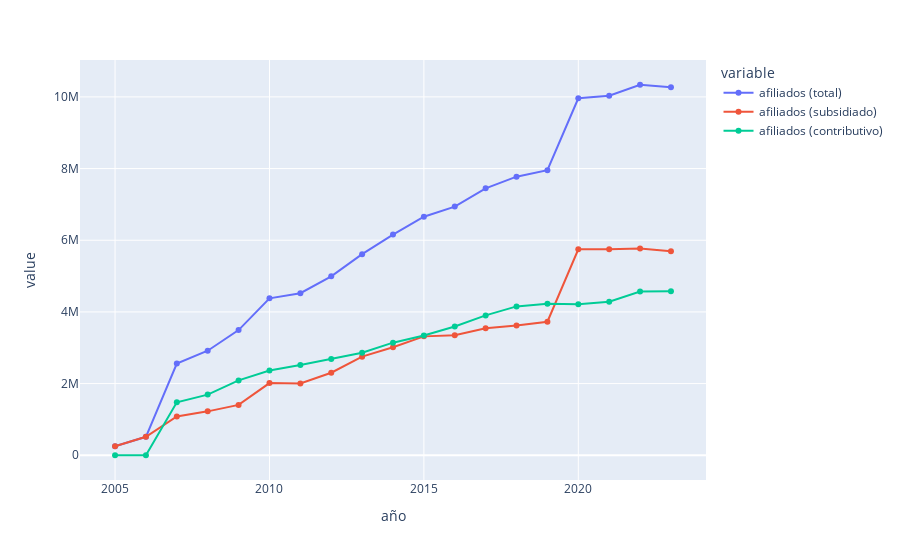

Here is the notebook cell this chart was saved with:
### Code cell
filter_ = 'all'

# Data filters.
default_filter = ['afiliados (total)', 'afiliados (subsidiado)', 'afiliados (contributivo)']
filters = {
    'subsidiado' : ['afiliados (subsidiado)'],
    'contributivo' : ['afiliados (contributivo)'],
}

# Selecting the data that will be used as y axis.
y_axis_data = filters.get('', default_filter)

# Plotting the data.
fig = px.line(
    data_frame = data,
    x = 'año',
    y = y_axis_data,
    markers=True
)

fig.show()

### Figure 1 — Plotly figure (JSON) as saved in the notebook; plotly's stock layout.template omitted (floating-point values rounded to 4 significant figures)
{"data": [{"hovertemplate": "variable=afiliados (total)<br>año=%{x}<br>value=%{y}<extra></extra>", "legendgroup": "afiliados (total)", "line": {"color": "#636efa", "dash": "solid"}, "marker": {"symbol": "circle"}, "mode": "lines+markers", "name": "afiliados (total)", "orientation": "v", "showlegend": true, "type": "scatter", "x": [2005, 2006, 2007, 2008, 2009, 2010, 2011, 2012, 2013, 2014, 2015, 2016, 2017, 2018, 2019, 2020, 2021, 2022, 2023], "xaxis": "x", "y": [253374, 514040, 2559117, 2917157, 3492524, 4377869, 4520850, 4991762, 5611059, 6157245, 6657243, 6938356, 7449280, 7774137, 7954923, 9961742, 10032808, 10339111, 10267254], "yaxis": "y"}, {"hovertemplate": "variable=afiliados (subsidiado)<br>año=%{x}<br>value=%{y}<extra></extra>", "legendgroup": "afiliados (subsidiado)", "line": {"color": "#EF553B", "dash": "solid"}, "marker": {"symbol": "circle"}, "mode": "lines+markers", "name": "afiliados (subsidiado)", "orientation": "v", "showlegend": true, "type": "scatter", "x": [2005, 2006, 2007, 2008, 2009, 2010, 2011, 2012, 2013, 2014, 2015, 2016, 2017, 2018, 2019, 2020, 2021, 2022, 2023], "xaxis": "x", "y": [253374, 514040, 1081936, 1224898, 1404225, 2013786, 2003427, 2303351, 2751753, 3015646, 3317405, 3347068, 3546688, 3620150, 3726262, 5746839, 5747449, 5770201, 5690186], "yaxis": "y"}, {"hovertemplate": "variable=afiliados (contributivo)<br>año=%{x}<br>value=%{y}<extra></extra>", "legendgroup": "afiliados (contributivo)", "line": {"color": "#00cc96", "dash": "solid"}, "marker": {"symbol": "circle"}, "mode": "lines+markers", "name": "afiliados (contributivo)", "orientation": "v", "showlegend": true, "type": "scatter", "x": [2005, 2006, 2007, 2008, 2009, 2010, 2011, 2012, 2013, 2014, 2015, 2016, 2017, 2018, 2019, 2020, 2021, 2022, 2023], "xaxis": "x", "y": [0, 0, 1477181, 1692259, 2088299, 2364083, 2517423, 2688411, 2859306, 3141599, 3339838, 3591288, 3902592, 4153987, 4228661, 4214903, 4285359, 4568910, 4577068], "yaxis": "y"}], "layout": {"legend": {"title": {"text": "variable"}, "tracegroupgap": 0}, "margin": {"t": 60}, "xaxis": {"anchor": "y", "domain": [0, 1], "title": {"text": "año"}}, "yaxis": {"anchor": "x", "domain": [0, 1], "title": {"text": "value"}}}}
